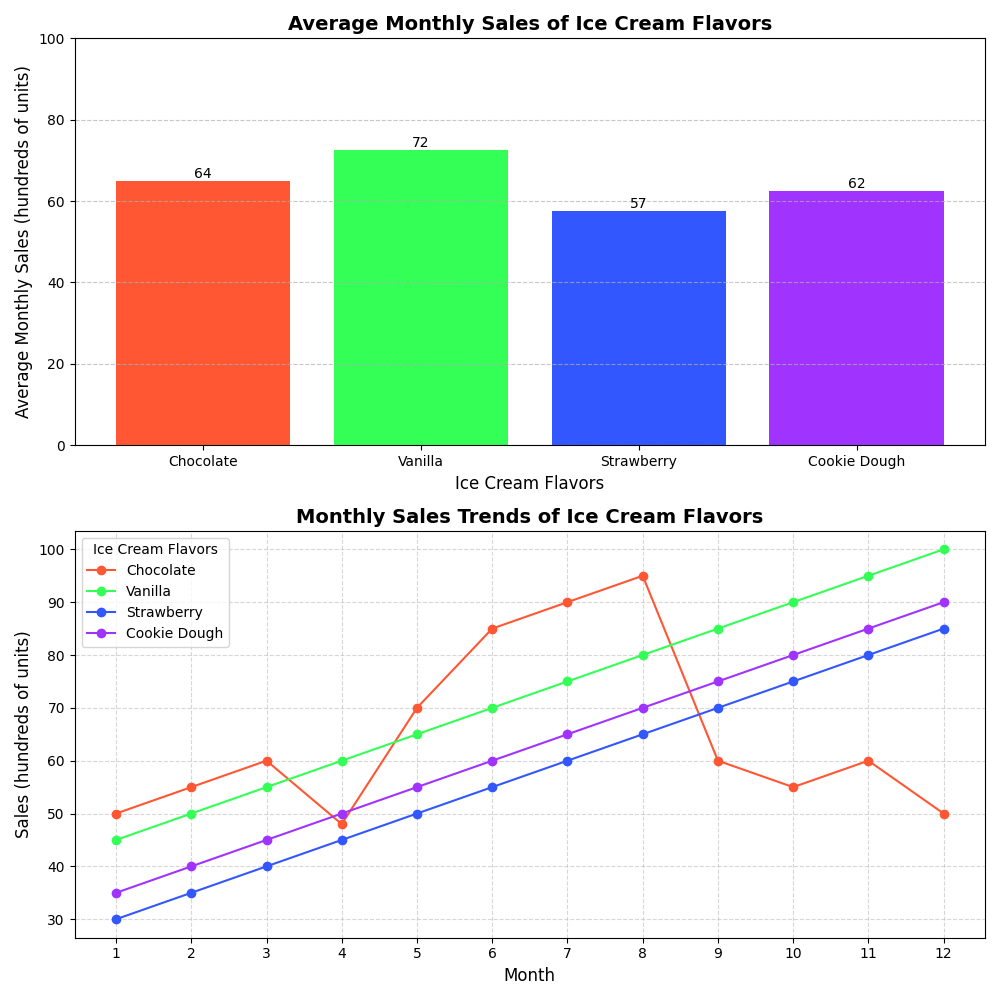

Python code for this plot:
import matplotlib.pyplot as plt
import numpy as np

# Ice cream flavors
flavors = ['Chocolate', 'Vanilla', 'Strawberry', 'Cookie Dough']

# Monthly sales data for each flavor (in hundreds of units)
chocolate_sales = [50, 55, 60, 48, 70, 85, 90, 95, 60, 55, 60, 50]
vanilla_sales = [45, 50, 55, 60, 65, 70, 75, 80, 85, 90, 95, 100]
strawberry_sales = [30, 35, 40, 45, 50, 55, 60, 65, 70, 75, 80, 85]
cookie_dough_sales = [35, 40, 45, 50, 55, 60, 65, 70, 75, 80, 85, 90]

# Aggregate the data into a NumPy array without mint sales
monthly_sales = np.array([chocolate_sales, vanilla_sales, strawberry_sales, cookie_dough_sales])

# Calculate the average monthly sales for each flavor
average_sales = np.mean(monthly_sales, axis=1)

# Change the subplot arrangement to 2 rows and 1 column
fig, axs = plt.subplots(2, 1, figsize=(10, 10))

# Bar plot for average monthly sales with new colors
bars = axs[0].bar(flavors, average_sales, color=['#FF5733', '#33FF57', '#3357FF', '#A133FF'])
axs[0].set_title('Average Monthly Sales of Ice Cream Flavors', fontsize=14, fontweight='bold')
axs[0].set_xlabel('Ice Cream Flavors', fontsize=12)
axs[0].set_ylabel('Average Monthly Sales (hundreds of units)', fontsize=12)
axs[0].grid(axis='y', linestyle='--', alpha=0.7)
axs[0].set_ylim(0, 100)

# Adding data labels
for bar in bars:
    height = bar.get_height()
    axs[0].text(bar.get_x() + bar.get_width() / 2.0, height, f'{int(height)}', ha='center', va='bottom')

# Line plot for monthly sales trends with new colors
months = np.arange(1, 13)
new_colors = ['#FF5733', '#33FF57', '#3357FF', '#A133FF']
for i, sales in enumerate(monthly_sales):
    axs[1].plot(months, sales, marker='o', color=new_colors[i], label=flavors[i])

axs[1].set_title('Monthly Sales Trends of Ice Cream Flavors', fontsize=14, fontweight='bold')
axs[1].set_xlabel('Month', fontsize=12)
axs[1].set_ylabel('Sales (hundreds of units)', fontsize=12)
axs[1].set_xticks(months)
axs[1].legend(title='Ice Cream Flavors', fontsize=10)
axs[1].grid(True, linestyle='--', alpha=0.5)

plt.tight_layout()
plt.show()
